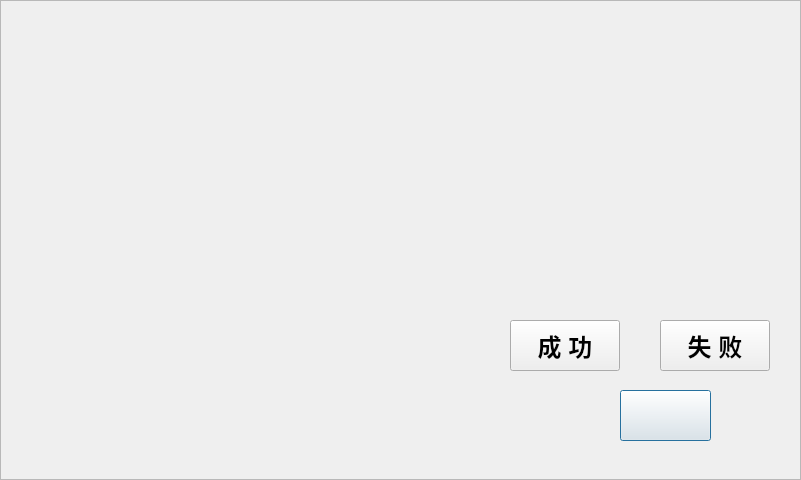
<?xml version="1.0" encoding="UTF-8"?>
<ui version="4.0">
 <class>p02_qrcode_dialog</class>
 <widget class="QDialog" name="p02_qrcode_dialog">
  <property name="geometry">
   <rect>
    <x>0</x>
    <y>0</y>
    <width>801</width>
    <height>480</height>
   </rect>
  </property>
  <property name="windowTitle">
   <string>Dialog</string>
  </property>
  <widget class="QFrame" name="frame">
   <property name="geometry">
    <rect>
     <x>0</x>
     <y>0</y>
     <width>801</width>
     <height>480</height>
    </rect>
   </property>
   <property name="styleSheet">
    <string notr="true">background-image: url(:/new/prefix/pic_resource/interface/interface_06.png);</string>
   </property>
   <property name="frameShape">
    <enum>QFrame::StyledPanel</enum>
   </property>
   <property name="frameShadow">
    <enum>QFrame::Raised</enum>
   </property>
   <widget class="QPushButton" name="ptn_return">
    <property name="geometry">
     <rect>
      <x>620</x>
      <y>390</y>
      <width>91</width>
      <height>51</height>
     </rect>
    </property>
    <property name="styleSheet">
     <string notr="true">border-image: url(:/new/prefix/pic_resource/otherwidget/return.png);
background-image: url(:/new/prefix/pic_resource/otherwidget/button_03.png);
</string>
    </property>
    <property name="text">
     <string/>
    </property>
   </widget>
   <widget class="QPushButton" name="ptn_success">
    <property name="geometry">
     <rect>
      <x>510</x>
      <y>320</y>
      <width>110</width>
      <height>51</height>
     </rect>
    </property>
    <property name="font">
     <font>
      <pointsize>18</pointsize>
      <weight>75</weight>
      <bold>true</bold>
     </font>
    </property>
    <property name="styleSheet">
     <string notr="true">border-image: url(:/new/prefix/pic_resource/otherwidget/button_04.png);</string>
    </property>
    <property name="text">
     <string>成 功</string>
    </property>
   </widget>
   <widget class="QPushButton" name="ptn_fail">
    <property name="geometry">
     <rect>
      <x>660</x>
      <y>320</y>
      <width>110</width>
      <height>51</height>
     </rect>
    </property>
    <property name="font">
     <font>
      <pointsize>18</pointsize>
      <weight>75</weight>
      <bold>true</bold>
     </font>
    </property>
    <property name="styleSheet">
     <string notr="true">border-image: url(:/new/prefix/pic_resource/otherwidget/button_04.png);</string>
    </property>
    <property name="text">
     <string>失 败</string>
    </property>
   </widget>
   <widget class="QFrame" name="frame_time">
    <property name="geometry">
     <rect>
      <x>470</x>
      <y>30</y>
      <width>311</width>
      <height>30</height>
     </rect>
    </property>
    <property name="styleSheet">
     <string notr="true">background-image: url(:/charway/pic_resource/chargeway/bluebkgd.png);</string>
    </property>
    <property name="frameShape">
     <enum>QFrame::NoFrame</enum>
    </property>
    <property name="frameShadow">
     <enum>QFrame::Raised</enum>
    </property>
    <widget class="QLabel" name="label_net">
     <property name="geometry">
      <rect>
       <x>10</x>
       <y>0</y>
       <width>25</width>
       <height>25</height>
      </rect>
     </property>
     <property name="styleSheet">
      <string notr="true">background-image: url(:/new/prefix/pic_resource/otherwidget/netstat_good.png);</string>
     </property>
     <property name="text">
      <string/>
     </property>
    </widget>
    <widget class="QLabel" name="label_sysdate">
     <property name="geometry">
      <rect>
       <x>50</x>
       <y>5</y>
       <width>131</width>
       <height>22</height>
      </rect>
     </property>
     <property name="palette">
      <palette>
       <active>
        <colorrole role="WindowText">
         <brush brushstyle="SolidPattern">
          <color alpha="255">
           <red>255</red>
           <green>255</green>
           <blue>255</blue>
          </color>
         </brush>
        </colorrole>
        <colorrole role="Text">
         <brush brushstyle="SolidPattern">
          <color alpha="255">
           <red>255</red>
           <green>255</green>
           <blue>255</blue>
          </color>
         </brush>
        </colorrole>
       </active>
       <inactive>
        <colorrole role="WindowText">
         <brush brushstyle="SolidPattern">
          <color alpha="255">
           <red>255</red>
           <green>255</green>
           <blue>255</blue>
          </color>
         </brush>
        </colorrole>
        <colorrole role="Text">
         <brush brushstyle="SolidPattern">
          <color alpha="255">
           <red>255</red>
           <green>255</green>
           <blue>255</blue>
          </color>
         </brush>
        </colorrole>
       </inactive>
       <disabled>
        <colorrole role="WindowText">
         <brush brushstyle="SolidPattern">
          <color alpha="255">
           <red>106</red>
           <green>104</green>
           <blue>100</blue>
          </color>
         </brush>
        </colorrole>
        <colorrole role="Text">
         <brush brushstyle="SolidPattern">
          <color alpha="255">
           <red>106</red>
           <green>104</green>
           <blue>100</blue>
          </color>
         </brush>
        </colorrole>
       </disabled>
      </palette>
     </property>
     <property name="font">
      <font>
       <pointsize>22</pointsize>
       <weight>50</weight>
       <bold>false</bold>
      </font>
     </property>
     <property name="styleSheet">
      <string notr="true">background-image: url(:/background/qrc/background/mainlab_phonenum.png);</string>
     </property>
     <property name="text">
      <string/>
     </property>
    </widget>
    <widget class="QLabel" name="label_systime">
     <property name="geometry">
      <rect>
       <x>190</x>
       <y>5</y>
       <width>110</width>
       <height>22</height>
      </rect>
     </property>
     <property name="palette">
      <palette>
       <active>
        <colorrole role="WindowText">
         <brush brushstyle="SolidPattern">
          <color alpha="255">
           <red>255</red>
           <green>255</green>
           <blue>255</blue>
          </color>
         </brush>
        </colorrole>
        <colorrole role="Text">
         <brush brushstyle="SolidPattern">
          <color alpha="255">
           <red>255</red>
           <green>255</green>
           <blue>255</blue>
          </color>
         </brush>
        </colorrole>
       </active>
       <inactive>
        <colorrole role="WindowText">
         <brush brushstyle="SolidPattern">
          <color alpha="255">
           <red>255</red>
           <green>255</green>
           <blue>255</blue>
          </color>
         </brush>
        </colorrole>
        <colorrole role="Text">
         <brush brushstyle="SolidPattern">
          <color alpha="255">
           <red>255</red>
           <green>255</green>
           <blue>255</blue>
          </color>
         </brush>
        </colorrole>
       </inactive>
       <disabled>
        <colorrole role="WindowText">
         <brush brushstyle="SolidPattern">
          <color alpha="255">
           <red>106</red>
           <green>104</green>
           <blue>100</blue>
          </color>
         </brush>
        </colorrole>
        <colorrole role="Text">
         <brush brushstyle="SolidPattern">
          <color alpha="255">
           <red>106</red>
           <green>104</green>
           <blue>100</blue>
          </color>
         </brush>
        </colorrole>
       </disabled>
      </palette>
     </property>
     <property name="font">
      <font>
       <pointsize>22</pointsize>
       <weight>50</weight>
       <bold>false</bold>
      </font>
     </property>
     <property name="styleSheet">
      <string notr="true">background-image: url(:/background/qrc/background/mainlab_phonenum.png);</string>
     </property>
     <property name="text">
      <string/>
     </property>
    </widget>
   </widget>
  </widget>
 </widget>
 <resources/>
 <connections/>
</ui>
